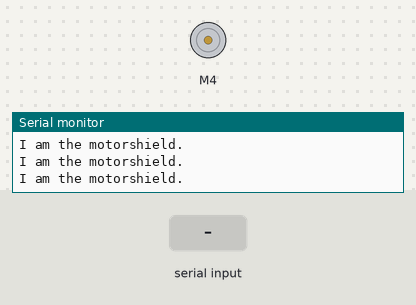
Recording of a sketch running on a simulated Arduino Uno, built with avr-gcc and run on an emulated ATmega328P. Shown: DC motor (green arrow = forward, orange = backward, longer = faster), the last lines printed to the serial monitor. Inputs (shaded band) come from the test bench.

Above: at 1.7 s.
1.8 s: "1" received over Serial
At 3.0 s:
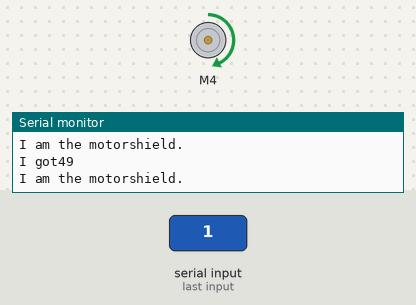
3.5 s: byte 2 (2) received over Serial
At 4.1 s:
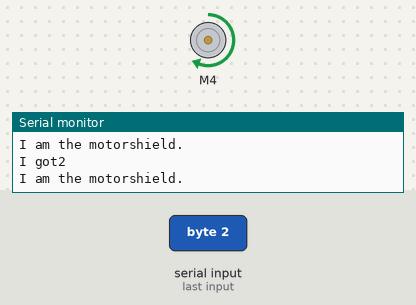
5.0 s: byte 3 (3) received over Serial
At 5.3 s:
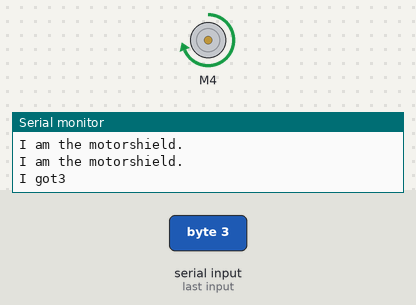
6.5 s: "0" received over Serial
At 7.7 s:
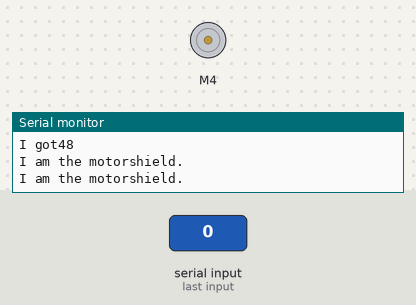
8.0 s: "2" received over Serial
At 8.8 s:
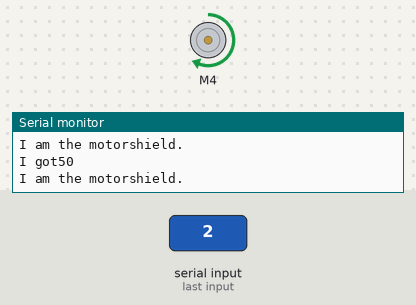
Timing chart, 0 to 10.5 s (numbered marks = the images above; inputs shaded):
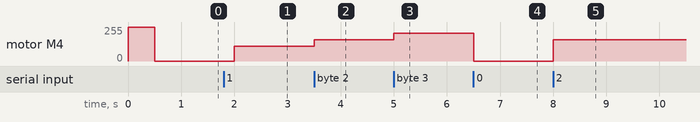

The sketch:

MotorCode.ino
```cpp
// (licence header left out)
#include <AFMotor.h>

AF_DCMotor motor(4);
int incomingByte = 0;
void setup() {
  Serial.begin(9600);           // set up Serial library at 9600 bps
   motor.run(RELEASE);

   // Quickly start and stop to know the motor is on
   motor.run(FORWARD);
   motor.setSpeed(255);
   delay(500);
   motor.run(RELEASE);
}
void loop() {
  Serial.println("I am the motorshield.");
  if (Serial.available() > 0) {
      // read the incoming byte:
      incomingByte = Serial.read();
      Serial.print("I got" );
      Serial.println(incomingByte);
      if(incomingByte == 0 || incomingByte == 48){
         motor.run(RELEASE);

      }
      else if(incomingByte == 1 || incomingByte == 49){
        motor.run(FORWARD);
        motor.setSpeed(110);
      }
      else if(incomingByte == 2 || incomingByte == 50){
        motor.run(FORWARD);
        motor.setSpeed(160);
      }
      else if(incomingByte == 3 || incomingByte == 51){
        motor.run(FORWARD);
        motor.setSpeed(210);
      }
      else if(incomingByte == 4 || incomingByte == 52){
        motor.run(FORWARD);
        motor.setSpeed(255);
      }
   }
   delay(500);              // wait for a second
}
```

Measured:
- after the input at 1.8 s, motor M4: stopped → forward 110/255 after 0.20 s
- after the input at 3.5 s, motor M4: forward 110/255 → forward 160/255 at once
- after the input at 5.0 s, motor M4: forward 160/255 → forward 210/255 at once
- after the input at 6.5 s, motor M4: forward 210/255 → stopped at once
- after the input at 8.0 s, motor M4: stopped → forward 160/255 at once
